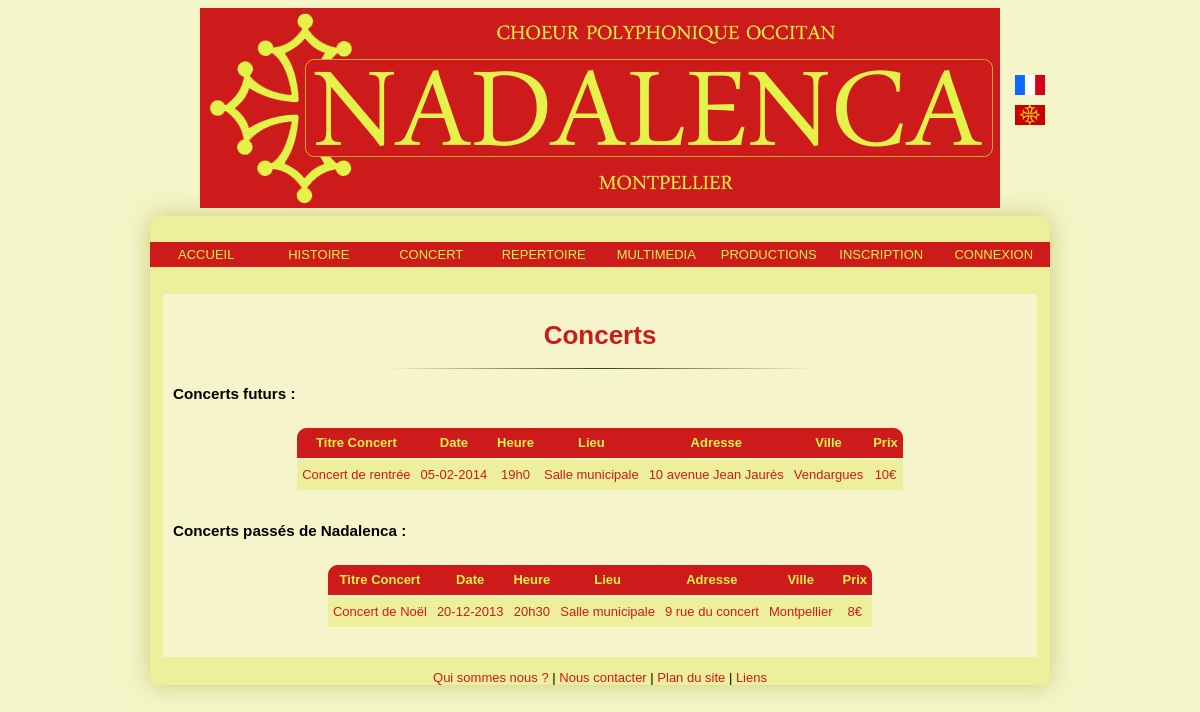
Screenshot of /Controleur/controlConcert.php with the database file from the repository.
### tables this page shows
CREATE TABLE IF NOT EXISTS `concert` (
  `id` int(11) NOT NULL AUTO_INCREMENT,
  `titreC` varchar(255) NOT NULL,
  `heureC` int(2) NOT NULL,
  `minuteC` int(2) NOT NULL,
  `lieuC` varchar(255) NOT NULL,
  `adresseC` varchar(255) NOT NULL,
  `villeC` varchar(255) NOT NULL,
  `dateC` date NOT NULL,
  `prixC` varchar(255) NOT NULL,
  PRIMARY KEY (`id`)
);

### Vue/viewConcert.php (the view)
<h1>Concerts</h1>
<hr />
<h3>Concerts futurs :</h3>
	<table border = "1">
		<tr>
			<th>Titre Concert</th>
			<th>Date</th>
			<th>Heure</th>
			<th>Lieu</th>
			<th>Adresse</th>
			<th>Ville</th>
			<th>Prix</th>
<?php
	while ($tuple1 = mysql_fetch_array($res1))
	{
		$euDate = date("d-m-Y", strtotime($tuple1['dateC']));
		echo "<tr>"
				."<td>".$tuple1['titreC']."</td>"
				."<td>".$euDate."</td>"
				."<td>".$tuple1['heureC'].'h'.$tuple1['minuteC']."</td>"
				."<td>".$tuple1['lieuC']."</td>"
				."<td>".$tuple1['adresseC']."</td>"
				."<td>".$tuple1['villeC']."</td>"
				."<td>".$tuple1['prixC']."</td>"
			."</tr>";
	}
		echo "</table><br/>";
	?>
<h3>Concerts passés de Nadalenca :</h3>
		<table border = "1">
			<tr>
				<th>Titre Concert</th>
				<th>Date</th>
				<th>Heure</th>
				<th>Lieu</th>
				<th>Adresse</th>
				<th>Ville</th>
				<th>Prix</th>
	<?php
	while ($tuple2 = mysql_fetch_array($res2))
	{
		$euDate = date("d-m-Y", strtotime($tuple2['dateC']));
		echo "<tr>"
				."<td>".$tuple2['titreC']."</td>"
				."<td>".$euDate."</td>"
				."<td>".$tuple2['heureC'].'h'.$tuple2['minuteC']."</td>"
				."<td>".$tuple2['lieuC']."</td>"
				."<td>".$tuple2['adresseC']."</td>"
				."<td>".$tuple2['villeC']."</td>"
				."<td>".$tuple2['prixC']."</td>"
			."</tr>";
	}
		echo "</table><br/>";
	?>

### style.css (style rules this page uses)
html { text-align: justify; font-family: sans-serif; font-size: small; background-color: #f4f5c8; }
h1 { text-align: center; margin-top: 2em; padding-top: 1em; color: #cd1b1b; }
hr { width: 50%; border: 0; height: 1px; background-image: -webkit-linear-gradient(left, rgba(0,0,0,0), rgba(0,0,0,0.75), rgba(0,0,0,0)); background-image: -moz-linear-gradient(left, rgba(0,0,0,0), rgba(0,0,0,0.75), rgba(0,0,0,0)); background-image: -ms-linear-gradient(left, rgba(0,0,0,0), rgba(0,0,0,0.75), rgba(0,0,0,0)); background-image: -o-linear-gradient(left, rgba(0,0,0,0), rgba(0,0,0,0.75), rgba(0,0,0,0)); }
table { vertical-align: middle; margin: auto; margin-top:2em; padding : auto; background-color: #cd1b1b; border:none; border-collapse:collapse; border-radius: 10px 10px 0 0; }
td, th { padding: 5px; border:none; border-collapse:collapse; color: #333; text-align: center; }
th { line-height: 20px; background-color:#cd1b1b; color: #e5f24a; border-radius: 10px 10px 0 0; }
td { line-height: 20px; border-bottom: 2px solid #f6f4ca; border-top: 2px solid #f6f4ca; background-color:#edef9c; color: #cd1b1b; }

### rows the page displays
concert: titreC "Concert de rentrée", dateC "05-02-2014", heureC "19", minuteC "0", lieuC "Salle municipale", adresseC "10 avenue Jean Jaurès", villeC "Vendargues", prixC "10€"
concert: titreC "Concert de Noël", dateC "20-12-2013", heureC "20", minuteC "30", lieuC "Salle municipale", adresseC "9 rue du concert", villeC "Montpellier", prixC "8€"
